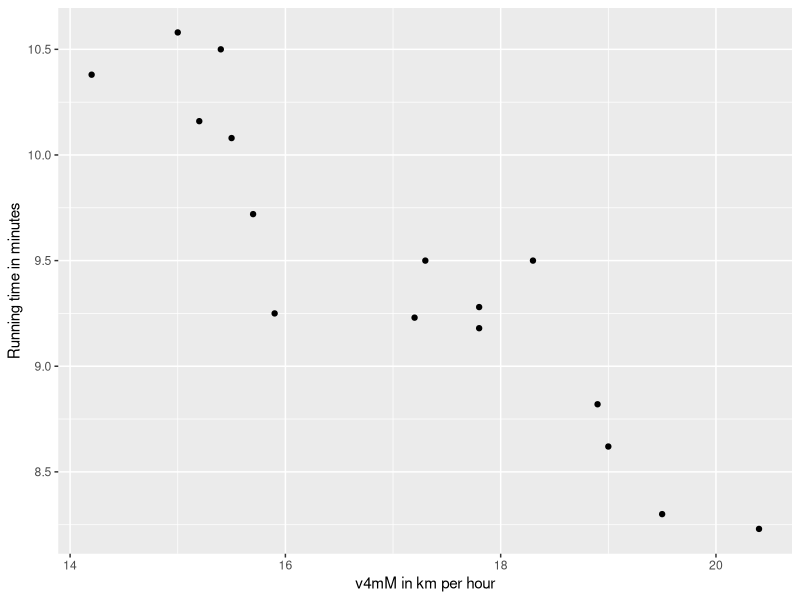
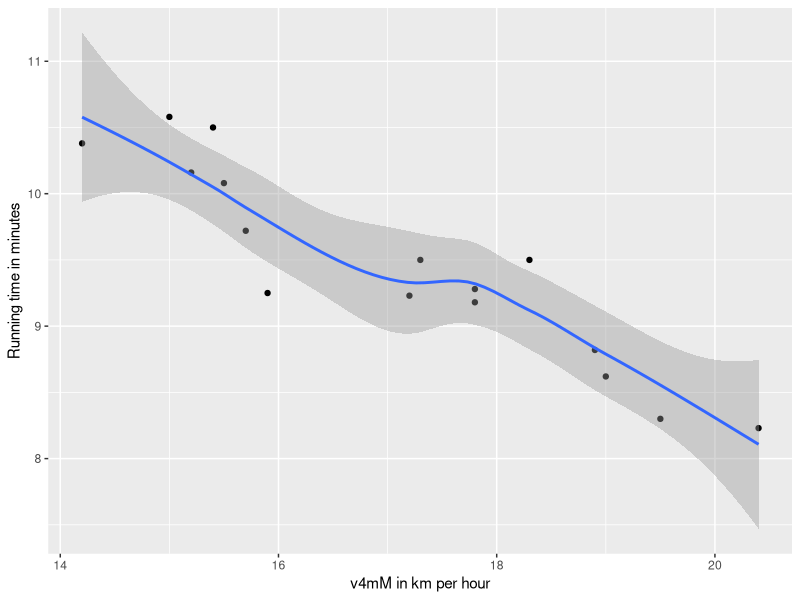
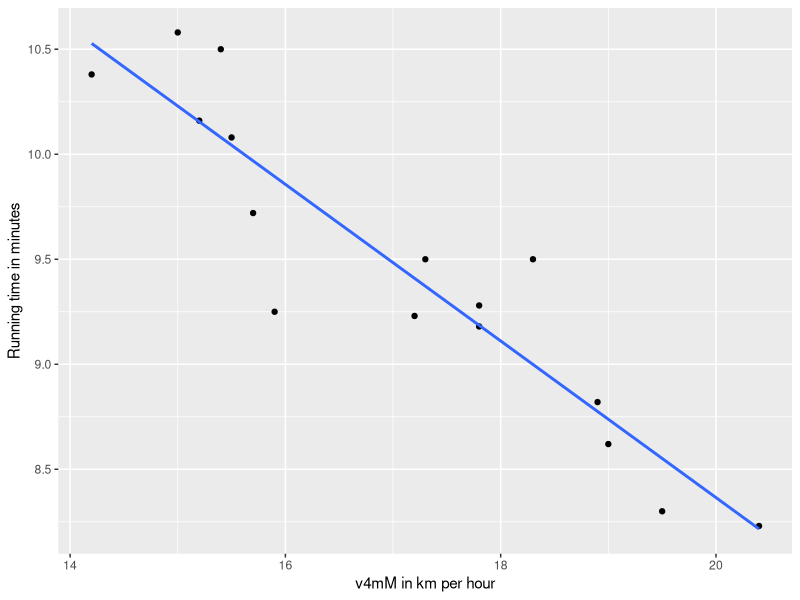
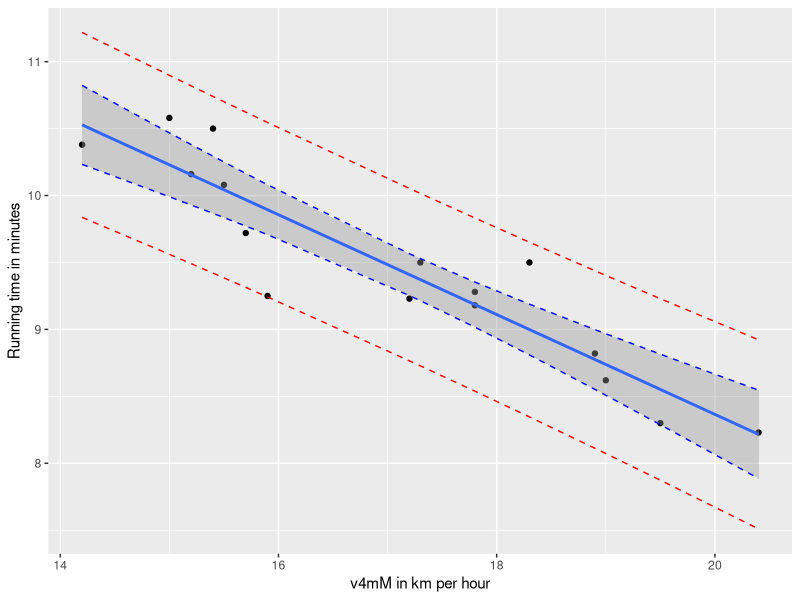

Recreate these plots in R, in order.
## ---- chunk 1
knitr::opts_chunk$set(echo = TRUE)
## ---- chunk 2
library(tidyverse)
## ---- chunk 3
running = read.csv("3krunning.csv", header = TRUE)
head(running)
## ---- chunk 4
running %>%
  summarise(Mean_v4mM = mean(v4mM),
            SD_v4mM = sd(v4mM),
            Mean_running.Time = mean(Running.Time),
            SD_running.Time = sd(Running.Time),
            Mean_vTlac = mean(vTlac),
            SD_vTlac = sd(vTlac),
            Mean_Rel.14.5 = mean(Rel.14.5),
            SD_Rel.14.5 = sd(Rel.14.5),
            Mean_Rel.16.1 = mean(Rel.16.1),
            SD_Rel.16.1 = sd(Rel.16.1),
            Mean_VO2Max = mean(VO2Max),
            SD_VO2Max = sd(VO2Max)
 
            
            )

## ---- chunk 5

ggplot(running, aes(x = v4mM , y = Running.Time))+
  xlab("v4mM in km per hour")+
  ylab("Running time in minutes")+
  geom_point()

## ---- chunk 6


ggplot(running, aes(x = v4mM , y = Running.Time))+
  geom_point()+
  xlab("v4mM in km per hour")+
  ylab("Running time in minutes")+
  geom_smooth()
## ---- chunk 7

running %>% select(v4mM, Running.Time) %>% cor()

## ---- chunk 8

ggplot(running, aes(x = v4mM , y = Running.Time))+
  geom_point()+
  xlab("v4mM in km per hour")+
  ylab("Running time in minutes")+
  geom_smooth(method = "lm", se = FALSE)
## ---- chunk 9

model = lm(Running.Time ~ v4mM, running)
model

## ---- chunk 10

equation = paste("Y = ", model$coefficients[-1],"*X + ",  model$coefficients[1])
equation
## ---- chunk 11

v4mM_pred = data.frame(
  v4mM = c(14, 15, 16, 17, 18, 19, 20))

## ---- chunk 12
predict(model, newdata = v4mM_pred, interval = "confidence")
predict(model, newdata = v4mM_pred, interval = "prediction")

## ---- chunk 13
preds_prediction = predict(model, newdata = running, interval = "prediction")

preds_prediction <- data.frame(preds_prediction)

preds_prediction <- preds_prediction %>% rename(
  fit = fit,
  lwr_pred = lwr,
  upr_pred = upr
)

preds_confidence = predict(model, newdata = running, interval = "confidence")

preds_confidence <- data.frame(preds_confidence)

preds_confidence <- preds_confidence %>% rename(
  lwr_con = lwr,
  upr_con = upr
) %>%
  select(lwr_con, upr_con)


df2 = data.frame(cbind(running, preds_confidence, preds_prediction))

ggplot(df2, aes(y = Running.Time, x = v4mM)) +
         geom_point() +
          stat_smooth(method = lm) +
          geom_line(aes(y = lwr_pred), color = "red", linetype = "dashed")+
          geom_line(aes(y = upr_pred), color = "red", linetype = "dashed")+
          geom_line(aes(y = upr_con), color = "blue", linetype = "dashed")+
          geom_line(aes(y = lwr_con), color = "blue", linetype = "dashed")+
          xlab("v4mM in km per hour")+
          ylab("Running time in minutes")
## ---- chunk 14
predict(model, newdata = data.frame(v4mM = 18.9))
## ---- chunk 15

predict(model, newdata = data.frame(v4mM = 2.6))
